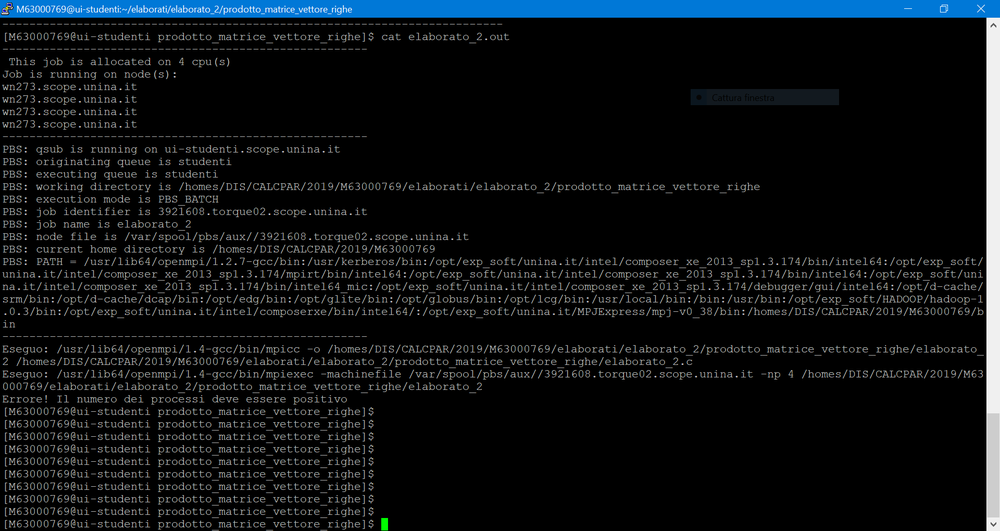
%> input picture elaborati/elaborato_2/prodotto_matrice_vettore_righe/DA CONSEGNARE/errore_nprocs.PNG, 1000 x 531 px, shrunk from 1920 x 1020 before the run; the run also reads 2 pictures not shown here
$ octave errori.m   (GNU Octave 9; MATLAB toolbox functions it lacks are replaced by stand-ins)
%> lines starting %> are read from the running program, lines starting %| are printed output that depends on the picture
%% Esempi di errore
figure(1)
img_nprocs = imread('errore_nprocs.png');
%> img_nprocs is the input picture: size 531x1000x3 uint8; mean R, G, B 12.6, 16.6, 19.5
image(img_nprocs)
title('Errore: numero di processori non positivo');

figure(2)
img_dim_int = imread('errore_dim_non_intere.png');
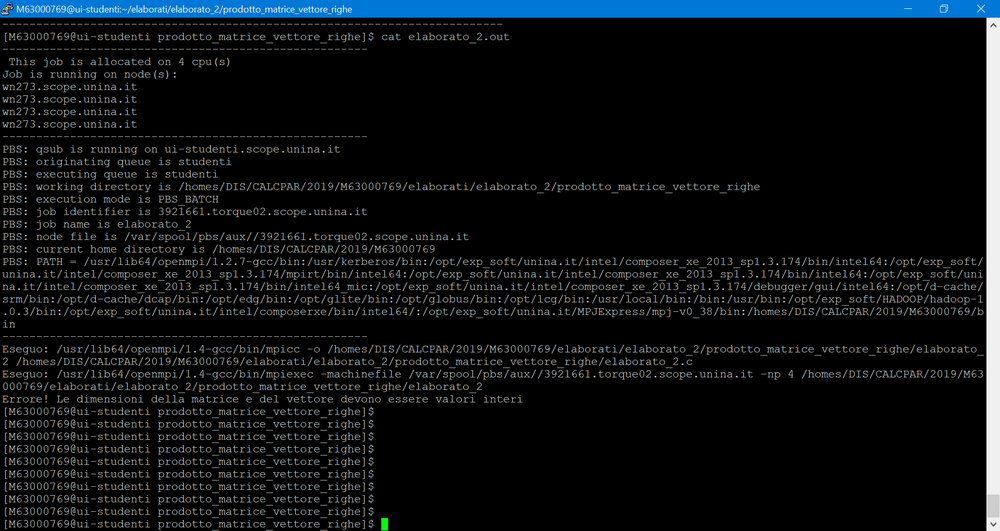
%> input picture elaborati/elaborato_2/prodotto_matrice_vettore_righe/DA CONSEGNARE/errore_dim_non_intere.PNG, 1000 x 531 px, shrunk from 1920 x 1020 before the run
%> img_dim_int is the input picture: size 531x1000x3 uint8; mean R, G, B 12.6, 16.6, 19.5
image(img_dim_int)
title('Errore: le dimensioni devono essere valori interi');

figure(3)
img_dim_neg = imread('errore_dim_non_positive.png');
image(img_dim_neg)
title('Errore: le dimensioni dei dati di input non sono valori positivi');

figure(4)
img_dim_nprocs = imread('errore_M_minore_nprocs.png');
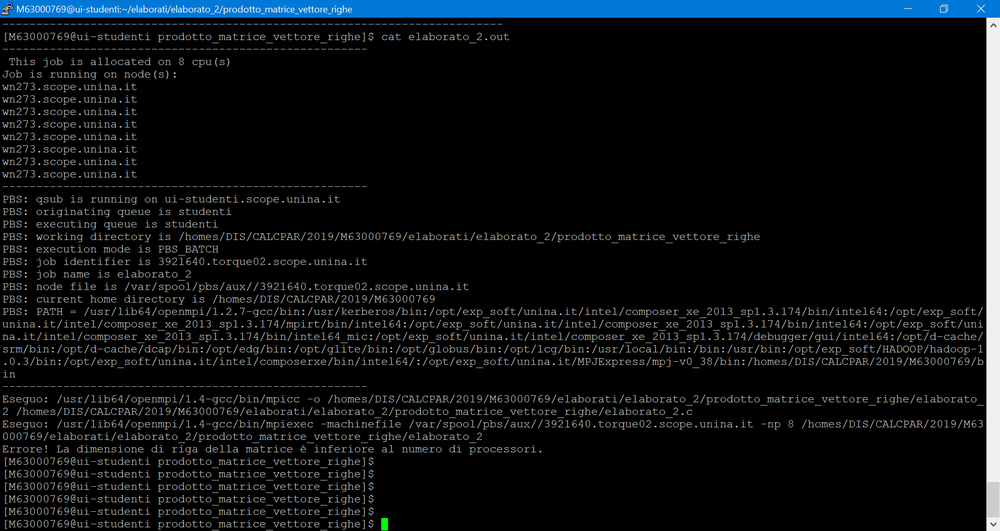
%> input picture elaborati/elaborato_2/prodotto_matrice_vettore_righe/DA CONSEGNARE/errore_M_minore_nprocs.PNG, 1000 x 531 px, shrunk from 1920 x 1020 before the run
%> img_dim_nprocs is the input picture: size 531x1000x3 uint8; mean R, G, B 12.1, 16.1, 19
image(img_dim_nprocs)
title('Errore: la dimensione di riga della matrice è inferiore al numero di processori');

figure(5)
img_dim_diverse = imread('errore_dim_non_coerenti.png');
image(img_dim_diverse)
title('Errore: le dimensioni non sono coerenti');
